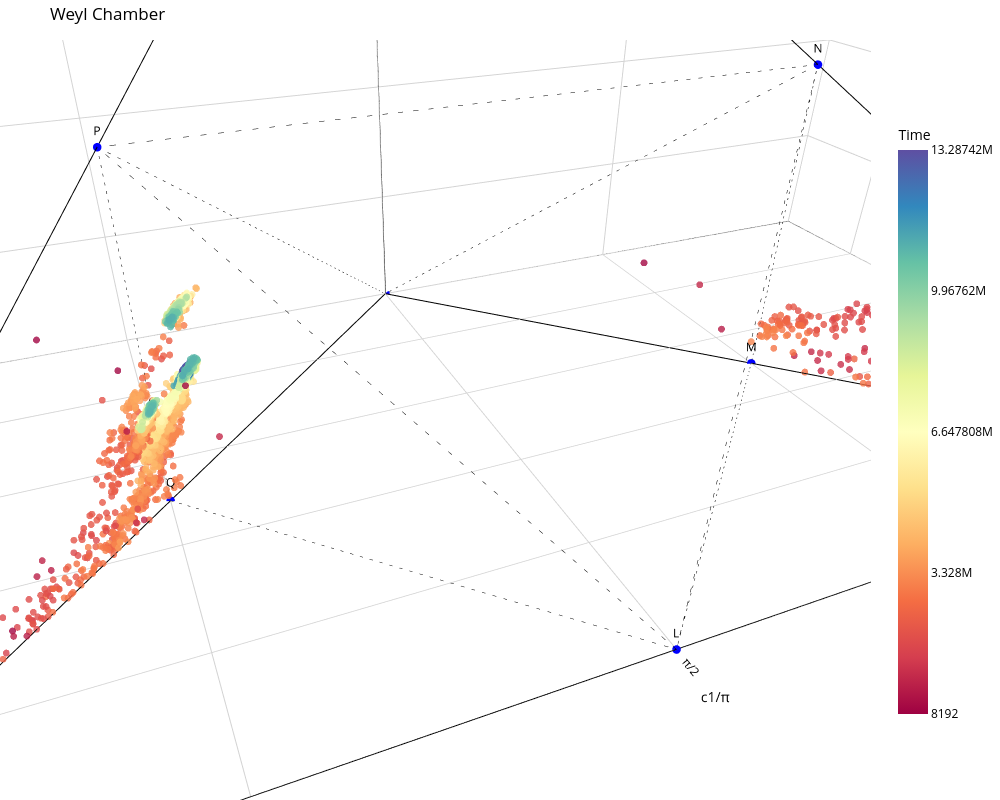

Source (notebook cell):
### Markdown cell above
### All experiments together

### Code cell
# Create figure
fig = go.Figure()

# Add edges for the Weyl chamber and PE polyhedron
for edges, line_style in [(weyl_edges, dict(color='black', width=2)),
                          (PE_edges, dict(color='black', dash='dash', width=1))]:
    for p1, p2 in edges:
        x, y, z = zip(*[get_point(p1), get_point(p2)])
        fig.add_trace(go.Scatter3d(x=x, y=y, z=z, mode='lines', line=line_style))

# Add scatter points for Weyl chamber vertices
for name, coord in weyl_points.items():
    fig.add_trace(go.Scatter3d(
        x=[coord[0]], y=[coord[1]], z=[coord[2]],
        mode='markers+text',
        marker=dict(size=5, color='blue'),
        text=name,
        textposition='top center'
    ))

# Normalize t values for a shared color scale
t_all = np.concatenate([t_dd[exp_name] for exp_name in exp_names])  # Combine all t values
t_min, t_max = np.min(t_all), np.max(t_all)  # Get the global min and max

# Add data for experiments
for i, exp_name in enumerate(exp_names):
    fig.add_trace(go.Scatter3d(
        x=c1_dd[exp_name], y=c2_dd[exp_name], z=c3_dd[exp_name],
        mode='markers',
        marker=dict(
            size=4,
            color=t_dd[exp_name],  # Color mapped to time
            colorscale='spectral',  # Use the same colorscale
            opacity=0.8,
            cmin=t_min,  # Set global minimum
            cmax=t_max,  # Set global maximum
            colorbar=dict(
                title='Time',
                tickvals=np.linspace(t_min, t_max, 5),
                len=0.8,
            ) if i == 0 else None,  # Show colorbar only for the first trace
        ),
        name=exp_name  # Optional: Add trace name
    ))

# Set axis labels and limits
fig.update_layout(
    scene=dict(
        xaxis=dict(
            title='c1/π',
            tickvals=[0, 0.25, 0.5, 0.75, 1],
            ticktext=['0', '', 'π/2', '', 'π'],
            range=[0, 1],
            color='black',
            gridcolor='lightgray',
            zerolinecolor='black',
            backgroundcolor='white',
        ),
        yaxis=dict(
            title='c2/π',
            tickvals=[0, 0.1, 0.2, 0.3, 0.4, 0.5],
            ticktext=['0', '', '', '', '', 'π/2'],
            range=[0, 0.5],
            color='black',
            gridcolor='lightgray',
            zerolinecolor='black',
            backgroundcolor='white',
        ),
        zaxis=dict(
            title='c3/π',
            tickvals=[0, 0.1, 0.2, 0.3, 0.4, 0.5],
            ticktext=['0', '', '', '', '', 'π/2'],
            range=[0, 0.5],
            color='black',
            gridcolor='lightgray',
            zerolinecolor='black',
            backgroundcolor='white',
        ),
        bgcolor='white'
    ),
    plot_bgcolor='white',
    paper_bgcolor='white',
    font=dict(color='black'),
    margin=dict(l=0, r=0, t=40, b=0),
    title='Weyl Chamber',
    scene_camera=dict(eye=dict(x=1.25, y=-1.25, z=0.75)),  # Camera view
    width=1000,
    height=800,
    showlegend=False
)

# Show the plot
fig.show()

### Figure 1 — Plotly figure (JSON) as saved in the notebook; plotly's stock layout.template omitted (floating-point values rounded to 4 significant figures; data arrays with more than 128 entries replaced by an {"elided": "..."} marker saying what was removed)
{"data": [{"line": {"color": "black", "width": 2}, "mode": "lines", "type": "scatter3d", "x": [0, 1], "y": [0, 0], "z": [0, 0]}, {"line": {"color": "black", "width": 2}, "mode": "lines", "type": "scatter3d", "x": [1, 0.5], "y": [0, 0.5], "z": [0, 0]}, {"line": {"color": "black", "width": 2}, "mode": "lines", "type": "scatter3d", "x": [0.5, 0.5], "y": [0.5, 0.5], "z": [0, 0.5]}, {"line": {"color": "black", "width": 2}, "mode": "lines", "type": "scatter3d", "x": [0.5, 1], "y": [0.5, 0], "z": [0.5, 0]}, {"line": {"color": "black", "width": 2}, "mode": "lines", "type": "scatter3d", "x": [0.5, 0], "y": [0.5, 0], "z": [0.5, 0]}, {"line": {"color": "black", "width": 2}, "mode": "lines", "type": "scatter3d", "x": [0, 0.5], "y": [0, 0.5], "z": [0, 0]}, {"line": {"color": "black", "dash": "dash", "width": 1}, "mode": "lines", "type": "scatter3d", "x": [0.5, 0.75], "y": [0, 0.25], "z": [0, 0.25]}, {"line": {"color": "black", "dash": "dash", "width": 1}, "mode": "lines", "type": "scatter3d", "x": [0.5, 0.25], "y": [0, 0.25], "z": [0, 0.25]}, {"line": {"color": "black", "dash": "dash", "width": 1}, "mode": "lines", "type": "scatter3d", "x": [0.75, 0.25], "y": [0.25, 0.25], "z": [0.25, 0.25]}, {"line": {"color": "black", "dash": "dash", "width": 1}, "mode": "lines", "type": "scatter3d", "x": [0.75, 0.5], "y": [0.25, 0.5], "z": [0.25, 0]}, {"line": {"color": "black", "dash": "dash", "width": 1}, "mode": "lines", "type": "scatter3d", "x": [0.75, 0.75], "y": [0.25, 0.25], "z": [0.25, 0]}, {"line": {"color": "black", "dash": "dash", "width": 1}, "mode": "lines", "type": "scatter3d", "x": [0.75, 0.5], "y": [0.25, 0], "z": [0, 0]}, {"line": {"color": "black", "dash": "dash", "width": 1}, "mode": "lines", "type": "scatter3d", "x": [0.25, 0.5], "y": [0.25, 0], "z": [0, 0]}, {"line": {"color": "black", "dash": "dash", "width": 1}, "mode": "lines", "type": "scatter3d", "x": [0.25, 0.25], "y": [0.25, 0.25], "z": [0.25, 0]}, {"line": {"color": "black", "dash": "dash", "width": 1}, "mode": "lines", "type": "scatter3d", "x": [0.25, 0.5], "y": [0.25, 0.5], "z": [0.25, 0]}, {"marker": {"color": "blue", "size": 5}, "mode": "markers+text", "text": "A1", "textposition": "top center", "type": "scatter3d", "x": [1], "y": [0], "z": [0]}, {"marker": {"color": "blue", "size": 5}, "mode": "markers+text", "text": "A2", "textposition": "top center", "type": "scatter3d", "x": [0.5], "y": [0.5], "z": [0]}, {"marker": {"color": "blue", "size": 5}, "mode": "markers+text", "text": "A3", "textposition": "top center", "type": "scatter3d", "x": [0.5], "y": [0.5], "z": [0.5]}, {"marker": {"color": "blue", "size": 5}, "mode": "markers+text", "text": "O", "textposition": "top center", "type": "scatter3d", "x": [0], "y": [0], "z": [0]}, {"marker": {"color": "blue", "size": 5}, "mode": "markers+text", "text": "L", "textposition": "top center", "type": "scatter3d", "x": [0.5], "y": [0], "z": [0]}, {"marker": {"color": "blue", "size": 5}, "mode": "markers+text", "text": "M", "textposition": "top center", "type": "scatter3d", "x": [0.75], "y": [0.25], "z": [0]}, {"marker": {"color": "blue", "size": 5}, "mode": "markers+text", "text": "N", "textposition": "top center", "type": "scatter3d", "x": [0.75], "y": [0.25], "z": [0.25]}, {"marker": {"color": "blue", "size": 5}, "mode": "markers+text", "text": "P", "textposition": "top center", "type": "scatter3d", "x": [0.25], "y": [0.25], "z": [0.25]}, {"marker": {"color": "blue", "size": 5}, "mode": "markers+text", "text": "Q", "textposition": "top center", "type": "scatter3d", "x": [0.25], "y": [0.25], "z": [0]}, {"marker": {"cmax": 13287424, "cmin": 8192, "color": {"elided": "1622 int values"}, "colorbar": {"len": 0.8, "tickvals": [8192, 3328000, 6647808, 9967616, 13287424], "title": {"text": "Time"}}, "colorscale": [[0, "rgb(158,1,66)"], [0.1, "rgb(213,62,79)"], [0.2, "rgb(244,109,67)"], [0.3, "rgb(253,174,97)"], [0.4, "rgb(254,224,139)"], [0.5, "rgb(255,255,191)"], [0.6, "rgb(230,245,152)"], [0.7, "rgb(171,221,164)"], [0.8, "rgb(102,194,165)"], [0.9, "rgb(50,136,189)"], [1, "rgb(94,79,162)"]], "opacity": 0.8, "size": 4}, "mode": "markers", "name": "05-12-24_201634", "type": "scatter3d", "x": {"elided": "1622 float values"}, "y": {"elided": "1622 float values"}, "z": {"elided": "1622 float values"}}, {"marker": {"cmax": 13287424, "cmin": 8192, "color": {"elided": "675 int values"}, "colorscale": [[0, "rgb(158,1,66)"], [0.1, "rgb(213,62,79)"], [0.2, "rgb(244,109,67)"], [0.3, "rgb(253,174,97)"], [0.4, "rgb(254,224,139)"], [0.5, "rgb(255,255,191)"], [0.6, "rgb(230,245,152)"], [0.7, "rgb(171,221,164)"], [0.8, "rgb(102,194,165)"], [0.9, "rgb(50,136,189)"], [1, "rgb(94,79,162)"]], "opacity": 0.8, "size": 4}, "mode": "markers", "name": "14-01-25_112549", "type": "scatter3d", "x": {"elided": "675 float values"}, "y": {"elided": "675 float values"}, "z": {"elided": "675 float values"}}, {"marker": {"cmax": 13287424, "cmin": 8192, "color": {"elided": "674 int values"}, "colorscale": [[0, "rgb(158,1,66)"], [0.1, "rgb(213,62,79)"], [0.2, "rgb(244,109,67)"], [0.3, "rgb(253,174,97)"], [0.4, "rgb(254,224,139)"], [0.5, "rgb(255,255,191)"], [0.6, "rgb(230,245,152)"], [0.7, "rgb(171,221,164)"], [0.8, "rgb(102,194,165)"], [0.9, "rgb(50,136,189)"], [1, "rgb(94,79,162)"]], "opacity": 0.8, "size": 4}, "mode": "markers", "name": "14-01-25_112615", "type": "scatter3d", "x": {"elided": "674 float values"}, "y": {"elided": "674 float values"}, "z": {"elided": "674 float values"}}, {"marker": {"cmax": 13287424, "cmin": 8192, "color": {"elided": "667 int values"}, "colorscale": [[0, "rgb(158,1,66)"], [0.1, "rgb(213,62,79)"], [0.2, "rgb(244,109,67)"], [0.3, "rgb(253,174,97)"], [0.4, "rgb(254,224,139)"], [0.5, "rgb(255,255,191)"], [0.6, "rgb(230,245,152)"], [0.7, "rgb(171,221,164)"], [0.8, "rgb(102,194,165)"], [0.9, "rgb(50,136,189)"], [1, "rgb(94,79,162)"]], "opacity": 0.8, "size": 4}, "mode": "markers", "name": "14-01-25_112640", "type": "scatter3d", "x": {"elided": "667 float values"}, "y": {"elided": "667 float values"}, "z": {"elided": "667 float values"}}, {"marker": {"cmax": 13287424, "cmin": 8192, "color": {"elided": "195 int values"}, "colorscale": [[0, "rgb(158,1,66)"], [0.1, "rgb(213,62,79)"], [0.2, "rgb(244,109,67)"], [0.3, "rgb(253,174,97)"], [0.4, "rgb(254,224,139)"], [0.5, "rgb(255,255,191)"], [0.6, "rgb(230,245,152)"], [0.7, "rgb(171,221,164)"], [0.8, "rgb(102,194,165)"], [0.9, "rgb(50,136,189)"], [1, "rgb(94,79,162)"]], "opacity": 0.8, "size": 4}, "mode": "markers", "name": "20-01-25_153052", "type": "scatter3d", "x": {"elided": "195 float values"}, "y": {"elided": "195 float values"}, "z": {"elided": "195 float values"}}], "layout": {"font": {"color": "black"}, "height": 800, "margin": {"b": 0, "l": 0, "r": 0, "t": 40}, "paper_bgcolor": "white", "plot_bgcolor": "white", "scene": {"aspectmode": "auto", "aspectratio": {"x": 1.587, "y": 0.7937, "z": 0.7937}, "bgcolor": "white", "camera": {"center": {"x": -0.1319, "y": -0.1335, "z": -0.2726}, "eye": {"x": -0.4262, "y": -0.8506, "z": 0.2519}, "projection": {"type": "perspective"}, "up": {"x": 0, "y": 0, "z": 1}}, "xaxis": {"backgroundcolor": "white", "color": "black", "gridcolor": "lightgray", "range": [0, 1], "ticktext": ["0", "", "π/2", "", "π"], "tickvals": [0, 0.25, 0.5, 0.75, 1], "title": {"text": "c1/π"}, "type": "linear", "zerolinecolor": "black"}, "yaxis": {"backgroundcolor": "white", "color": "black", "gridcolor": "lightgray", "range": [0, 0.5], "ticktext": ["0", "", "", "", "", "π/2"], "tickvals": [0, 0.1, 0.2, 0.3, 0.4, 0.5], "title": {"text": "c2/π"}, "type": "linear", "zerolinecolor": "black"}, "zaxis": {"backgroundcolor": "white", "color": "black", "gridcolor": "lightgray", "range": [0, 0.5], "ticktext": ["0", "", "", "", "", "π/2"], "tickvals": [0, 0.1, 0.2, 0.3, 0.4, 0.5], "title": {"text": "c3/π"}, "type": "linear", "zerolinecolor": "black"}}, "showlegend": false, "title": {"text": "Weyl Chamber"}, "width": 1000}}
